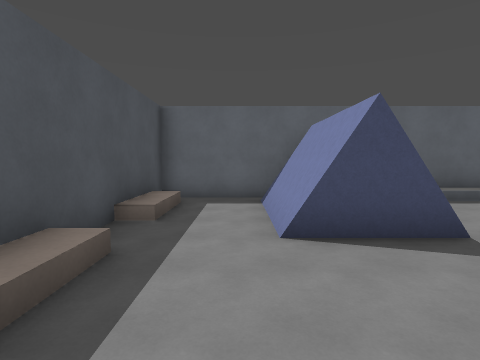
view 1 (above)

19 first-person views from a walk through a 3-D level made in the Godot game engine. The camera is 1.4 m above the floor, tilts 4° down and sees 80° across. The floor is counted in squares, 2 m on a side. Each view is taken from the middle of a square. On the plan, view 1 faces up. The plan holds only what a view shows up to about 10 squares ahead; the rest is blank. Surface patterns are stand-ins for the level's own textures.

view 2
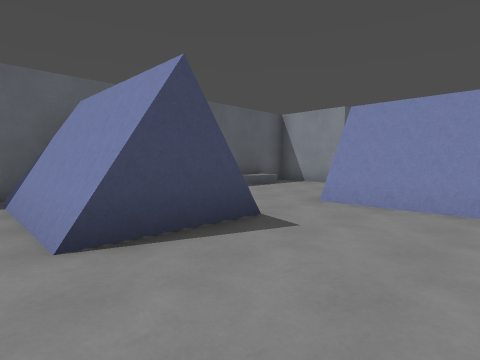

view 3
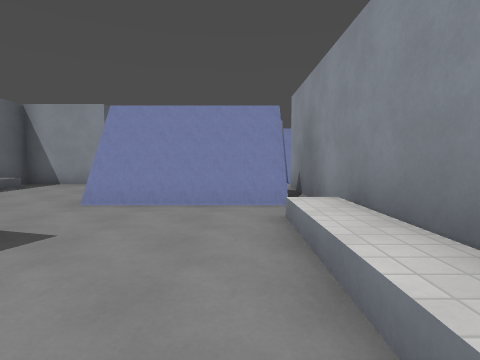

view 4
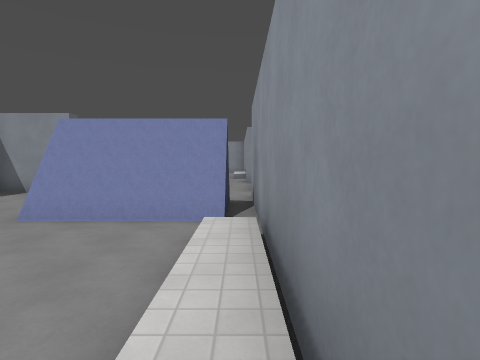

view 5
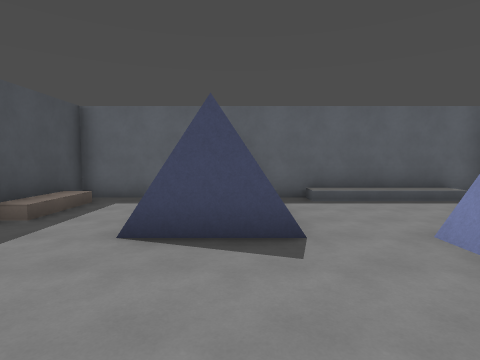

view 6
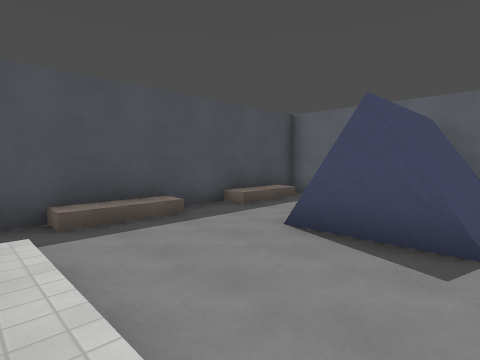

view 7
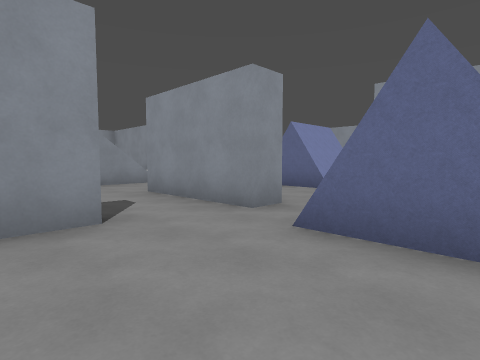

view 8
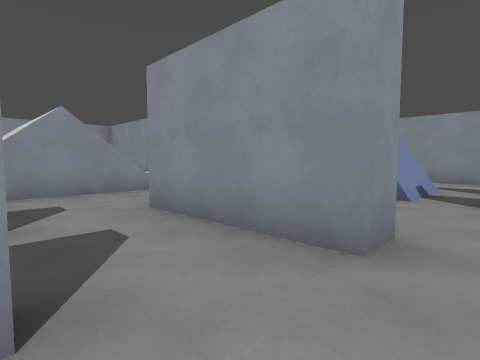

view 9
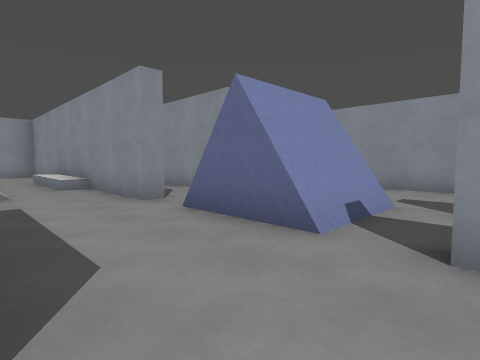

view 10
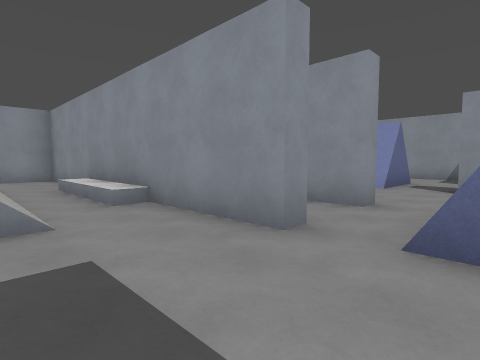

view 11
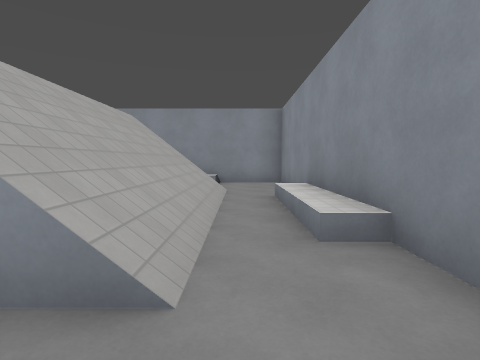

view 12
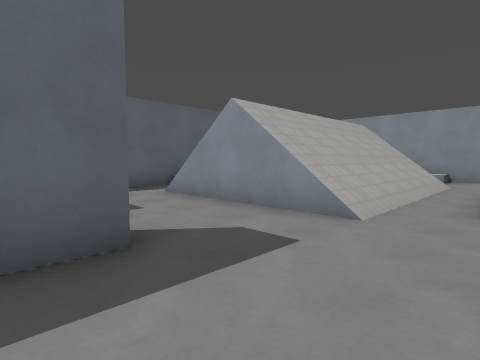

view 13
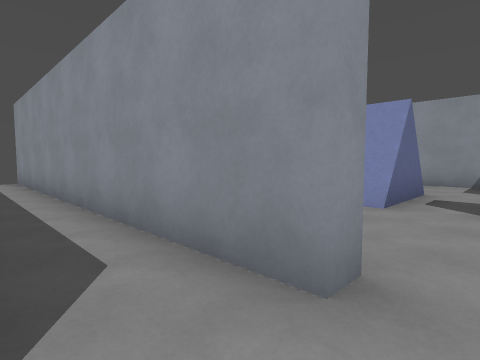

view 14
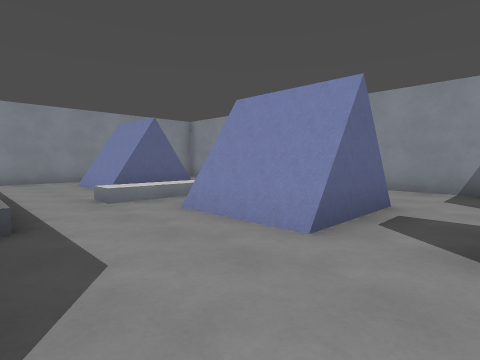

view 15
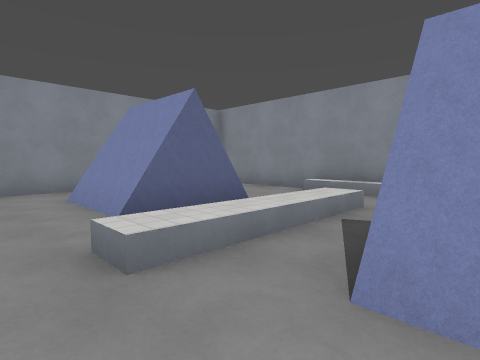

view 16
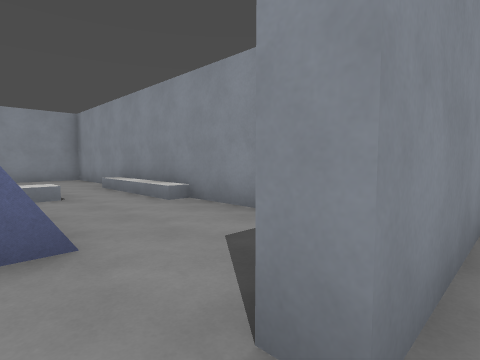

view 17
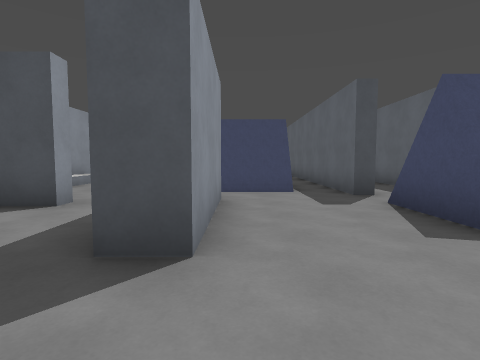

view 18
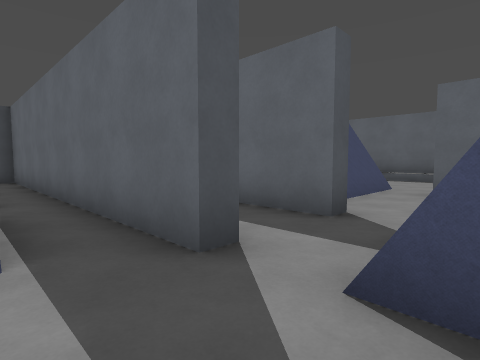

view 19
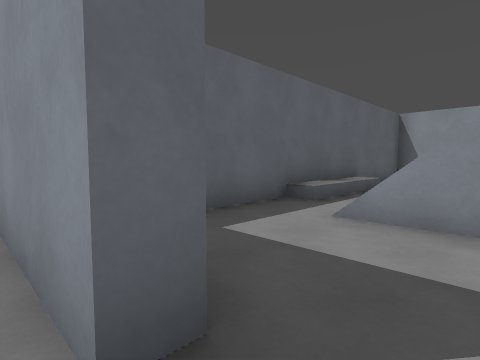

### Floor plan
Key: @ floor where view 1 was taken; # wall or solid block; . main floor; : floor 0.5 m higher than the main floor; / step, stairs or slope; T tent.
Columns run from 2 left of view 1 to 21 right of it. Each row starts with its distance up from view 1.
  8 ############   ########
  7 #..  .::::.#.#...:::
  6 #..TT/.....#.#.....
  5 #..TT/.....#.#..
  4 #..TT/..........////
  3 #......TT.###.../////. #
  2 #......TT......./////. #
  1 #......TT..............#
  0 #.@///...........:::...#
 -1   ########.TT.##########
 -2         ...TT...........
 -3 ##########....##########
 -4         T..............#
 -5         T.........:....#
 -6           ###..TT.: TT #
 -7            ....TT.: TT #
 -8          ..#.#....: ...#
 -9            #.#.........#
-10      ##     .###########

Where each view was taken, in squares from view 1:
view 1: 0 up, 0 right, facing up
view 2: 1 up, 0 right, facing up-right
view 3: 1 up, 0 right, facing right
view 4: 0 up, 0 right, facing right
view 5: 0 up, 2 right, facing up
view 6: 0 up, 3 right, facing up-left
view 7: 6 up, 5 right, facing down-right
view 8: 5 up, 7 right, facing down-right
view 9: 2 up, 7 right, facing down-right
view 10: 2 up, 10 right, facing down-right
view 11: 1 up, 12 right, facing right
view 12: 0 up, 10 right, facing up-right
view 13: 1 down, 11 right, facing down-right
view 14: 3 down, 11 right, facing down-right
view 15: 4 down, 14 right, facing down-right
view 16: 7 down, 10 right, facing down-right
view 17: 5 down, 13 right, facing left
view 18: 4 down, 9 right, facing up-left
view 19: 4 up, 10 right, facing up-right
